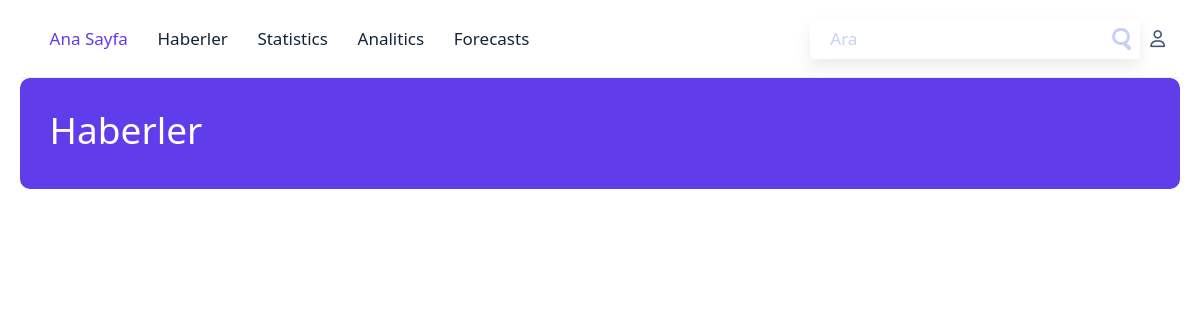
The page /news/ on the database as committed earlier.
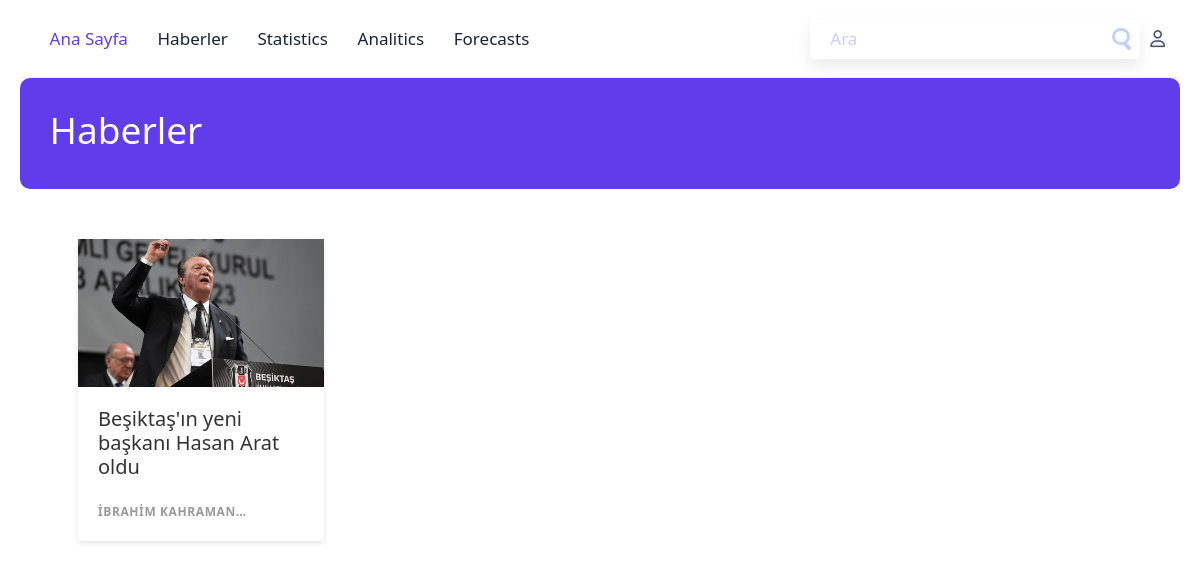
The same page on the database as committed later.
### mackolik/models.py (models this page shows, shortened)
class News(models.Model):
    title = models.CharField(max_length=120,verbose_name='Başlık')
    summary = models.TextField(max_length=300,verbose_name='Özet')
    contents = models.TextField(verbose_name='Haber')
    created_on = models.DateTimeField(auto_now_add=True)
    update_on = models.DateTimeField(auto_now=True)
    slug = AutoSlugField(populate_from='title', unique=True, editable=True, blank=True)
    image = models.ImageField(upload_to='news_images/', default='default_image.jpg',verbose_name='Resim')
    author = models.ForeignKey(Author, on_delete=models.CASCADE,verbose_name='Yazar')
    class Meta:
        db_table = 'News'
        verbose_name = 'New'
        verbose_name_plural = 'News'

class Author(models.Model):
    name = models.CharField(max_length=120,verbose_name='İsim')
    about = models.TextField(verbose_name='Hakkında')
    class Meta:
        db_table = 'Author'
        verbose_name = 'Yazar'
        verbose_name_plural = 'Yazar'
    def __str__(self):
        return self.name

### mackolik/views.py (the view)
# urls.py: path('news/', views.news, name='news'),
def news(request):
    news = News.objects.all()
    return render(request, 'news/news.html', {
        'news': news,
    })

### templates/news/news.html
{% extends 'base.html' %}
{% load static%}
{% block content %}
  <section class="hero-lig">
        <h1>Haberler</h1>
  </section>
  <div class="band">
    {% for haber in news %}
     <div>
        <a href="{% url 'news_detail' news_slug=haber.slug %}" class="cardcik">
          <div class="thumb" style="background-image: url('{{ haber.image.url }}');"></div>
          <article>
            <h1>{{haber.title}}</h1>
            <span>{{haber.author}}&hellip;</span>
          </article>
        </a>
    </div>
    {% endfor %}
  </div>
{% endblock %}

### templates/base.html (shortened to what this page needs)
{% load static %}
<!DOCTYPE html>
<html lang="tr">
    <head>
        <link rel="stylesheet" href="{%static 'css/style.css'%}">
        <link rel="stylesheet" href="https://cdnjs.cloudflare.com/ajax/libs/font-awesome/6.4.2/css/all.min.css" />
        <link href="https://cdn.jsdelivr.net/npm/bootstrap@5.0.2/dist/css/bootstrap.min.css" rel="stylesheet">
    </head>
<body>
    <div id="app" class="layout">
        <header class="nav__top">
            <nav class="nav__top__item main-navigation">
                <ul class="nav">
                    <li class="nav-item"><a href="{% url 'homepage' %}" class="nav-link active"> Ana Sayfa</a></li>
                    <li class="nav-item"><a href="{% url 'news' %}" class="nav-link">Haberler</a></li>
                    <li class="nav-item"><a href="" class="nav-link">Statistics</a></li>
                    <li class="nav-item"><a href="" class="nav-link">Analitics</a></li>
                    <li class="nav-item"><a href="" class="nav-link">Forecasts</a></li>
                </ul>
                {% block nav_right %}
                    {% include 'pages/search.html' %}
                {% endblock %}
            </nav>
        </header>
        {% block content%}
		{%endblock%}
    </div>
</body>
</html>

### templates/pages/search.html
{% load static %}
{% block nav_right %}
    <div class="nav-right">
        <div class="search">
            <form method="GET" action="{% url 'search' %}">
                <fieldset class="field-container">
                <input type="text" name="q" placeholder="Ara" class="field">
                  <div class="icons-container">
                    <div class="icon-search"></div>
                  </div>
                </fieldset>
            </form>
        </div>
        {% if user.is_authenticated %}
            <a href="{% url 'user_dashboard'%}"><i class="fa-regular fa-user" style="color: #445574;"></i></a>
        {% else %}
            <a href="{% url 'user_login'%}"><i class="fa-regular fa-user" style="color: #445574;"></i></a>
        {% endif %}
    </div>
{% endblock %}

### static/css/style.css (style rules this page uses)
:root { font-size: calc(0.7em + 0.3vw); }
* { margin: 0; padding: 0; }
ul { list-style: none; }
a { text-decoration: none !important; color: #132536 !important; }
body { font-family: "Roboto", sans-serif; color: #132536; }
.layout { max-width: 1280px; margin-inline: auto; padding-inline: 20px; }
.nav__top { display: flex; align-items: center; border-bottom: 1px solid #efefef; padding: 1rem 0; }
.nav__top__item { padding: 0 1rem; font-size: 1.15rem; }
.nav__top__item.main-navigation { flex: 1; display: flex; justify-content: space-between; }
.nav { margin: 0; padding: 0; list-style: none; display: flex; align-items: center; }
.nav .nav-link { padding: 0.75rem 1rem; color: #8b939a; display: inline-block; transition: color 0.3s; text-decoration: none; }
.nav .nav-link.active { color: #613cea !important; font-weight: 500; }
.nav-right { display: flex; align-items: center; gap: 10px; }
.nav-right .search { position: relative; }
.main-navigation .nav-link { font-weight: 500; }
.main-navigation .active { position: relative; color: inherit; font-weight: bold; }
.main-navigation .active:before { content: ""; display: inline-block; width: 50%; border-top: 4px solid #613cea; border-radius: 2px; position: absolute; top: -1.3rem; left: 50%; transform: translateX(-50%); }
.hero-lig { padding: 2rem; border-radius: 10px; background-color: #613cea; color: white; display: flex; align-items: center; margin-bottom: 50px; }
.field-container { position: relative; padding: 0; margin: 0; border: 0; width: 330px; height: 40px; }
.icons-container { position: absolute; top: 4px; right: 1px; border-radius: 10px; z-index: 10; width: 35px; height: 35px; overflow: hidden; }
.icon-search { position: relative; top: 5px; left: 8px; width: 50%; height: 50%; opacity: 1; border-radius: 50%; border: 3px solid #c7d0f8; transition: opacity 0.25s ease, transform 0.43s cubic-bezier(0.694, 0.048, 0.335, 1); }
.icon-search:after { content: ""; position: absolute; bottom: -9px; right: -2px; width: 4px; border-radius: 3px; transform: rotate(-45deg); height: 10px; background-color: #c7d0f8; }
.field { border: 0; width: 100%; height: 100%; padding: 10px 20px; background: white; border-radius: 3px; box-shadow: 0px 8px 15px rgba(75, 72, 72, 0.1); transition: all 0.4s ease; }
.field-container input::placeholder { color: #c7d0f8; }
.band { width: 90%; max-width: 1240px; margin: 0 auto; display: grid; grid-template-columns: 1fr; grid-template-rows: auto; grid-gap: 20px; }
@media (min-width: 30em) { .band { grid-template-columns: 1fr 1fr; } }
@media (min-width: 60em) { .band { grid-template-columns: repeat(4, 1fr); } }
.cardcik { background: white; text-decoration: none; color: #444; box-shadow: 0 2px 5px rgba(0, 0, 0, 0.1); display: flex; flex-direction: column; min-height: 100%; position: relative; top: 0; transition: all 0.1s ease-in; }
.cardcik article { padding: 20px; flex: 1; display: flex; flex-direction: column; justify-content: space-between; }
.cardcik h1 { font-size: 20px; margin: 0; color: #333; }
.cardcik span { font-size: 12px; font-weight: bold; color: #999; text-transform: uppercase; letter-spacing: 0.05em; margin: 2em 0 0 0; }
.cardcik .thumb { padding-bottom: 60%; background-size: cover; background-position: center center; }

Rows that differ between the two databases and show on the page:
added News: image (picture), title "Beşiktaş'ın yeni başkanı Hasan Arat oldu", author "İBRAHIM KAHRAMAN"
